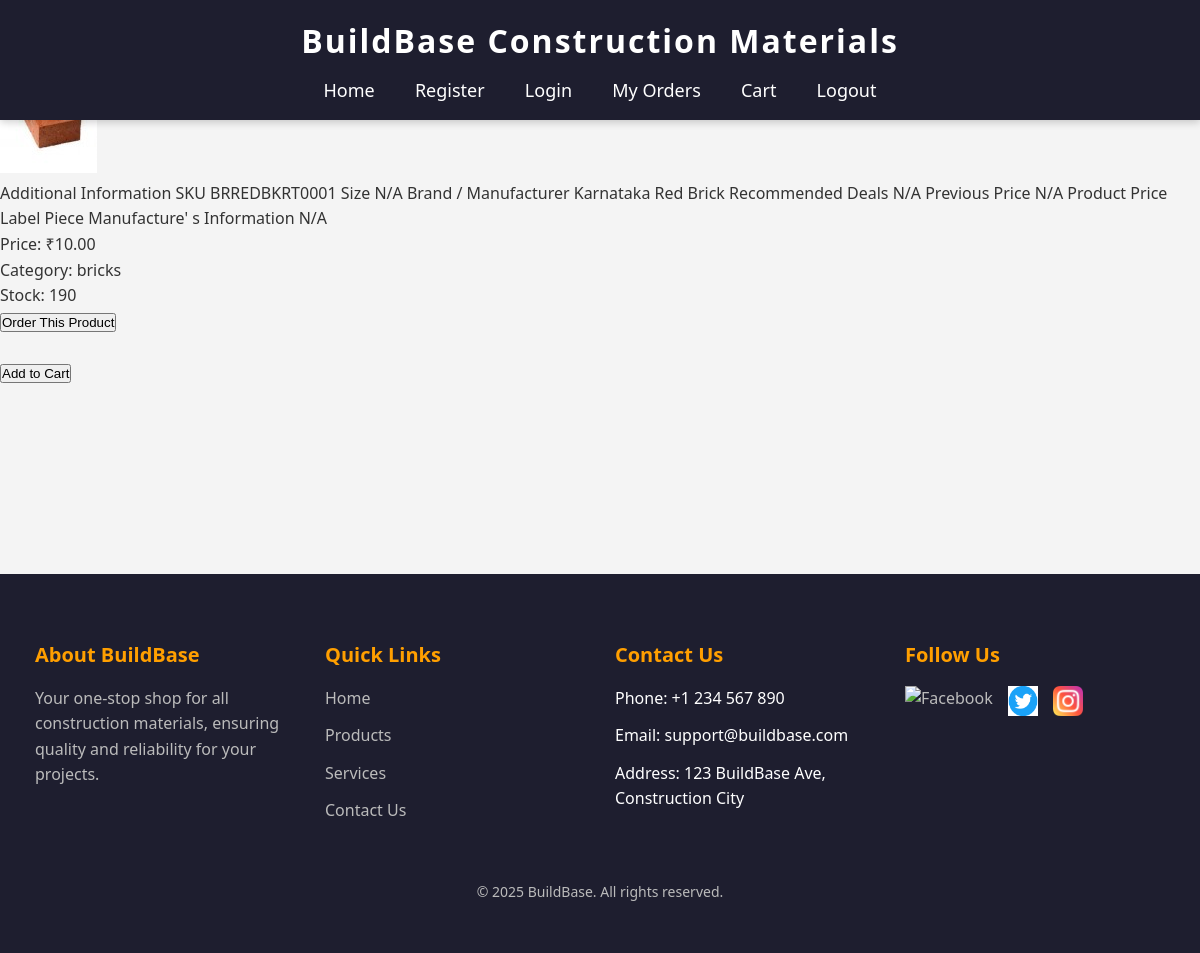
/product/1/, run on the app's committed database.
### app/models.py (models this page shows, shortened)
class Product(models.Model):
    name = models.CharField(max_length=200)
    description = models.TextField()
    price = models.DecimalField(max_digits=10, decimal_places=2)
    stock = models.IntegerField()
    image = models.ImageField(upload_to='products/')
    category = models.CharField(max_length=100)

### app/views.py (the view)
# urls.py: path('product/<int:product_id>/', views.product_detail, name='product_detail'),
def product_detail(request, product_id):
    product = Product.objects.get(id=product_id)
    if request.method == 'POST':
        return redirect('order_product', product_id=product.id)
    return render(request, 'user/product_detail.html', {'product': product})

### templates/user/product_detail.html (shortened to what this page needs)
<!DOCTYPE html>
<html lang="en">
<head>
    {% load static %}
    <link rel="stylesheet" href="{% static 'css/product_details.css' %}">
</head>
<body>
    <header>
        <h1>BuildBase Construction Materials</h1>
        <nav>
            <a href="{% url 'home' %}">Home</a>
            <a href="{% url 'register' %}">Register</a>
            <a href="{% url 'login' %}">Login</a>
            <a href="{% url 'user_orders' %}">My Orders</a>
            <a href="{% url 'view_cart' %}">Cart</a>
            <a href="{% url 'logout' %}">Logout</a>
        </nav>
    </header>
    <div class="cart-box">
    <div class="container">
    <h1>{{ product.name }}</h1>
    <p></p>
    <p>{{ product.description }}</p>
    <p>Price: ₹{{ product.price }}</p>
    <p>Category: {{ product.category }}</p>
    <p>Stock: {{ product.stock }}</p>
    </div>
    <form method="post">
        <a href="{% url 'order_product' product.id %}">
            <button>Order This Product</button></a><br><br>
    </form>
    <form action="{% url 'add_to_cart' product.id %}" method="POST">
        <button type="submit" id="b1">Add to Cart</button><br><br><br><br><br><br>
    </form>
</div>
    <footer class="footer">
        <div class="container">
            <div class="footer-section">
                <h3>About BuildBase</h3>
                <p>Your one-stop shop for all construction materials, ensuring quality and reliability for your projects.</p>
            </div>
            <div class="footer-section">
                <h3>Quick Links</h3>
                <ul>
                    <li><a href="{% url 'home' %}">Home</a></li>
                    <li><a href="{% url 'home' %}">Products</a></li>
                    <li><a href="#">Services</a></li>
                    <li><a href="#">Contact Us</a></li>
                </ul>
            </div>
            <div class="footer-section">
                <h3>Contact Us</h3>
                <ul>
                    <li>Phone: +1 234 567 890</li>
                    <li>Email: support@buildbase.com</li>
                    <li>Address: 123 BuildBase Ave, Construction City</li>
                </ul>
            </div>
            <div class="footer-section">
                <h3>Follow Us</h3>
                <div class="social-icons">
                    <a href="#"><img src="{% static 'images/facebook.png' %}" alt="Facebook"></a>
                    <a href="#"><img src="{% static 'images/twitter.png' %}" alt="Twitter"></a>
                    <a href="#"><img src="{% static 'images/insta.png' %}" alt="Instagram"></a>
                </div>
            </div>
        </div>
        <div class="footer-bottom">
            <p>&copy; 2025 BuildBase. All rights reserved.</p>
        </div>
    </footer>
</body>
</html>

### static/css/product_details.css (style rules this page uses)
* { margin: 0; padding: 0; box-sizing: border-box; }
body { font-family: 'Segoe UI', Tahoma, Geneva, Verdana, sans-serif; background-color: #f4f4f4; color: #333; line-height: 1.6; font-size: 16px; }
h1, h2, h3 { font-weight: 600; margin: 0; }
header { background-color: #1e1e2f; color: white; padding: 15px 0; text-align: center; position: fixed; top: 0; left: 0; right: 0; z-index: 1000; box-shadow: 0 2px 8px rgba(0, 0, 0, 0.2); }
header h1 { font-size: 32px; font-weight: bold; letter-spacing: 2px; margin-bottom: 5px; }
nav { margin-top: 10px; }
nav a { color: #fff; text-decoration: none; margin: 0 18px; font-weight: 500; font-size: 18px; transition: color 0.3s ease; }
.footer { background-color: #1e1e2f; color: #fff; padding: 50px 20px; margin-top: 60px; }
.footer .container { display: flex; flex-wrap: wrap; justify-content: space-between; max-width: 1200px; margin: 0 auto; }
.footer-section { flex: 1; margin: 15px; max-width: 300px; }
.footer-section h3 { font-size: 20px; color: #ff9f00; margin-bottom: 15px; font-weight: 600; }
.footer-section p { font-size: 16px; color: #bbb; }
.footer-section ul { list-style: none; padding: 0; }
.footer-section li { margin-bottom: 12px; }
.footer-section a { color: #bbb; text-decoration: none; font-size: 16px; }
.social-icons { display: flex; gap: 15px; }
.social-icons a img { width: 30px; height: 30px; transition: transform 0.3s ease; }
.footer-bottom { text-align: center; margin-top: 30px; font-size: 14px; color: #bbb; }

### data on the page
Product: description "Additional Information SKU BRREDBKRT0001 Size N/A Brand / Manufacturer Karnataka Red Brick Recommended Deals N/A Previous Price N/A Product Price Label Piece Manufacture' s Information N/A", price "10.00", category "bricks", stock "190"
